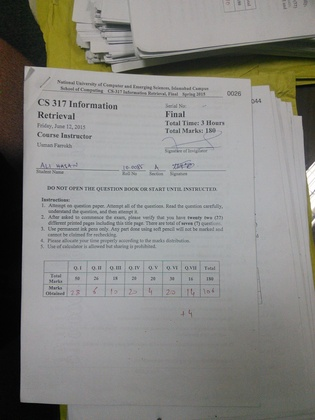
%> input picture im3.jpg, 315 x 420 px, shrunk from 1944 x 2592 before the run, given in place of itm.tif, which was not available
$ octave --eval "result = hough_transform('../im3.jpg');"   (GNU Octave 9; MATLAB toolbox functions it lacks are replaced by stand-ins)
%> lines starting %> are read from the running program, lines starting %| are printed output that depends on the picture; pictures that were not available may be replaced by others from this repository, and a replacement may not be noted
### gradient_direction.m
function [ Is ] = gradient_direction( i3 )

%GRADIENT_direction return the absolute direction from -pi/2 to pi/2 sobel
%gradient in every point of the gradient (only half circle does not have
%negative directionss
%the picture

i3=double(i3);%convert image to double to accumolate for negative values
%-------------------------------------------------------------------
Dy=imfilter(i3,[1; -1],'same');%x first derivative  sobel mask
Dx=imfilter(i3,[1  -1],'same');% y sobel first derivative
%Is=atan2(Dy,Dx)+pi();
Is=mod(atan2(Dy,Dx)+pi(), pi());%atan(Dy/Dx);%note that this expression can reach infinity if dx is zero mathlab aparently get over it but you can use the folowing expression instead slower but safer:
% [8 lines of commented-out code are left out]
end

### Gandd/Generalized_hough_transform.m
function [score, indexes, tempSize ] = hough_transform(Is,Itm,maxVals)
%> called with Is = '../im3.jpg'


if (nargin<2)
Itm=imread('itm.tif');
%> Itm is the input picture: size 420x315x3 uint8; mean R, G, B 135.2, 134.8, 130.9
Is=imread('Is.tif');
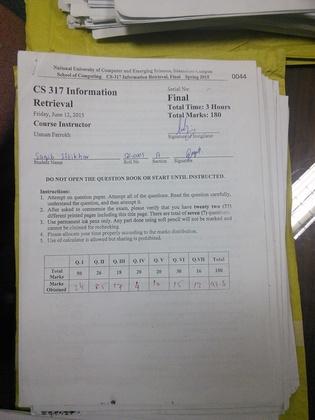
%> input picture im4.jpg, 315 x 420 px, shrunk from 1944 x 2592 before the run, given in place of Is.tif, which was not available
%> Is is the input picture: size 420x315x3 uint8; mean R, G, B 140.9, 138.8, 132.6
end;

tempSize = size(Itm);
%> tempSize = [420 315 3]

[y x]=find(Itm>0);
%> y = 396783 values from 1 to 420; x = 396783 values from 1 to 945
nvs=size(x);
%> nvs = [396783 1]
if (nvs<1) disp('error no points find in in template in generalize hought transform, teriminating'); quit() ; end

%-------------------Define Yc and Xc ----------------------------------------------

Cy=1;
Cx=1;

GradientMap = gradient_direction( Itm );
%> in gradient_direction, `Dy=imfilter(i3,[1; -1],'same');`:
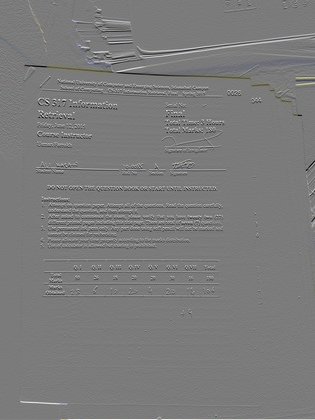
%> Dy: size 420x315x3 double; mean R, G, B 0.3, 0.3, 0.3; drawn with min black and max white
%> in gradient_direction, `Dx=imfilter(i3,[1  -1],'same');`:
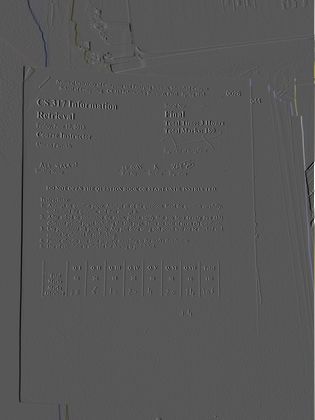
%> Dx: size 420x315x3 double; mean R, G, B 0.1, 0.1, 0; drawn with min black and max white
%> in gradient_direction, `Is=mod(atan2(Dy,Dx)+pi(), pi());`:
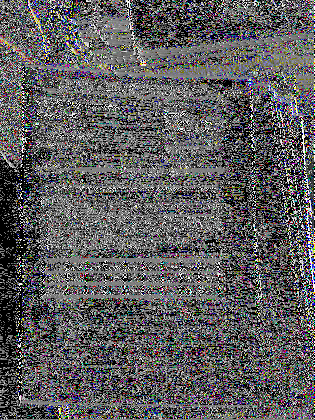
%> Is: size 420x315x3 double; mean R, G, B 1.14, 1.13, 1.15; drawn with min black and max white

MaxAngelsBins=30;
MaxPointsPerangel=nvs(1);
%> MaxPointsPerangel = 396783

PointCounter=zeros(MaxAngelsBins);
Rtable=zeros(MaxAngelsBins,MaxPointsPerangel,2);

for f=1:1:nvs(1)
    bin=round((GradientMap(y(f), x(f))/pi)*(MaxAngelsBins-1))+1; % transform from continues gradient angles to discrete angle bins and
    PointCounter(bin)=PointCounter(bin)+1;% add one to the number of points in the bin
    if (PointCounter(bin)>MaxPointsPerangel)
        disp('exceed max bin in hugh transform');
    end;
    Rtable(bin, PointCounter(bin),1)= Cy-y(f);% add the vector from the point to the object center to the bin
    Rtable(bin, PointCounter(bin),2)= Cx-x(f);% add the vector from the point to the object center to the bin
end;
%> this loop made 396783 passes
%> bin on passes 1 to 3: 20, 11, 23


[y x]=find(Is>0);
%> y = 396576 values from 1 to 420; x = 396576 values from 1 to 945
np=size(x);
%> np = [396576 1]

if (np<1) disp('error no points find in in edge image in generalize hought transform, teriminating'); quit() ; end;

GradientMap=gradient_direction(Is); % create gradient direction  map of the Is
%> in gradient_direction (call 2), `Dy=imfilter(i3,[1; -1],'same');`:
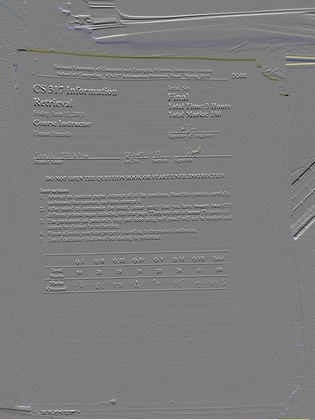
%> Dy: size 420x315x3 double; mean R, G, B 0.4, 0.4, 0.3; drawn with min black and max white
%> in gradient_direction (call 2), `Dx=imfilter(i3,[1  -1],'same');`:
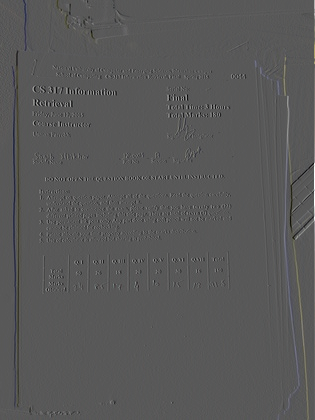
%> Dx: size 420x315x3 double; mean R, G, B 0.1, 0.1, 0.1; drawn with min black and max white
%> in gradient_direction (call 2), `Is=mod(atan2(Dy,Dx)+pi(), pi());`:
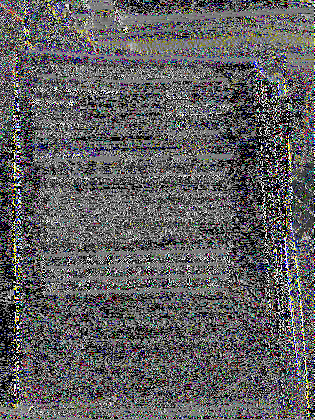
%> Is: size 420x315x3 double; mean R, G, B 1.18, 1.17, 1.19; drawn with min black and max white
Ss=size(Is); % Size of the main image Is
%> Ss = [420 315 3]
houghspace=zeros(size(Is));% the hough space assume to be in size of the image but it should probably be smaller
    for f=1:1:np(1)
          bin=round((GradientMap(y(f), x(f))/pi)*(MaxAngelsBins-1))+1; % transform from continues gradient angles to discrete angle bins and

          for fb=1:1:PointCounter(bin)
              ty=Rtable(bin, fb,1)+ y(f);
              tx=Rtable(bin, fb,2)+ x(f);
               if (ty>0) && (ty<Ss(1)) && (tx>0) && (tx<Ss(2))
                   houghspace(Rtable(bin, fb,1)+ y(f), Rtable(bin, fb,2)+ x(f))=  houghspace(Rtable(bin, fb,1)+ y(f), Rtable(bin, fb,2)+ x(f))+1; % add point in were the center of the image should be according to the pixel gradient
               end;
          end;
    end;

Itr=houghspace;%./(sum(sum(Itm))); %
%Itr=Itr./sqrt(sum(sum(Itm)));% normalize

iterX=1;
[Ir,Ic] = size(Itr);
maxees = zeros(1,maxVals);
indexes = zeros(maxVals,2);
maxVar=0;

i_x=1;
j_x=1;

for temp=1:maxVals
	for i=1:Ir
		for j=1:Ic
			if(Itr(i,j)>maxVar)
				maxVar=Itr(i,j);
				i_x=i;
				j_x=j;
			end
		end
	end

	maxees(1,iterX)=maxVar;
	iterX=iterX+1;

	maxVar=0;
	Itr(i_x,j_x)=0;

	indexes(temp,1) = i_x;
	indexes(temp,2) = j_x;

	i_x=1;
	j_x=1;

end

indexes

%[y,x]=find(Itr==mx, 1, 'first');
%score=Itr(y,x); % find max score in the huogh space

score = maxees

% [5 lines of commented-out code are left out]

end
%> (the run ends here)
